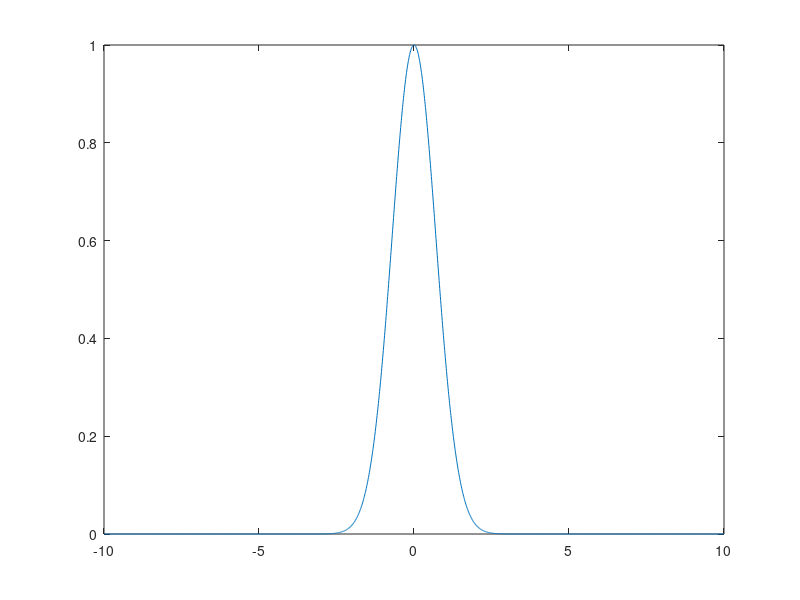
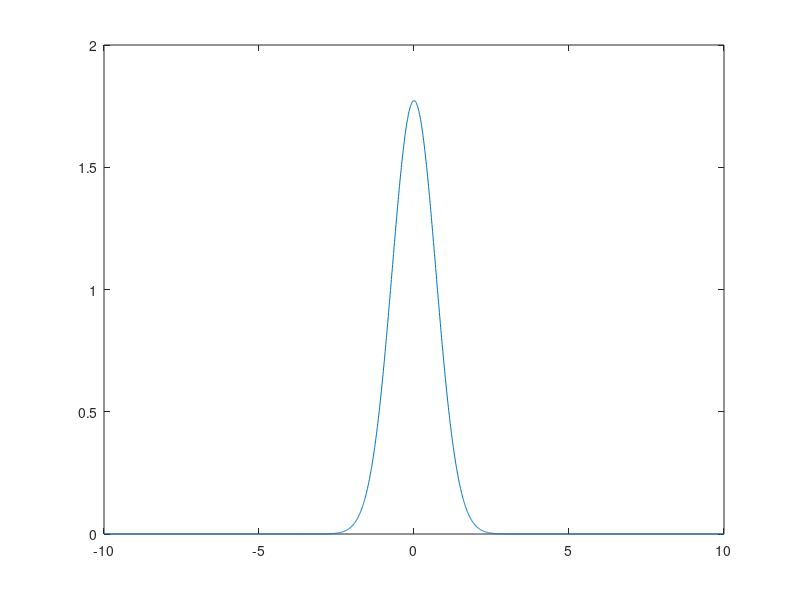
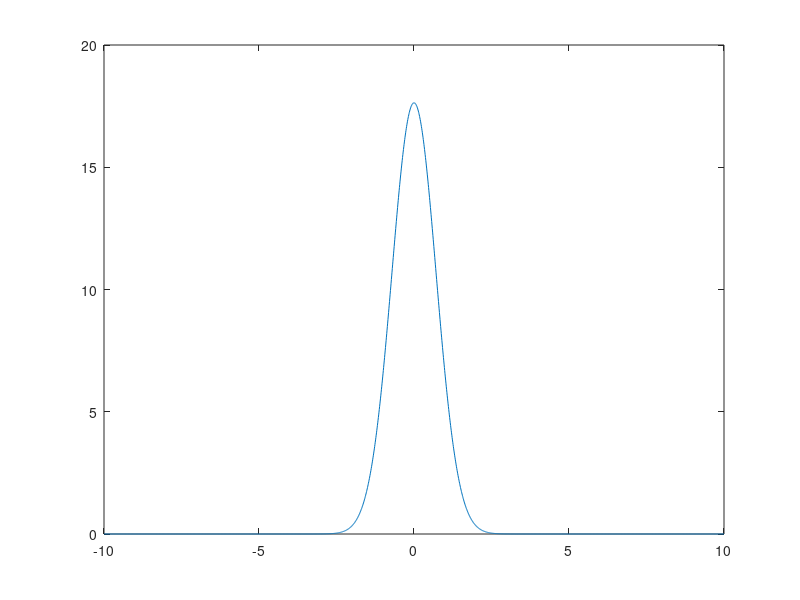
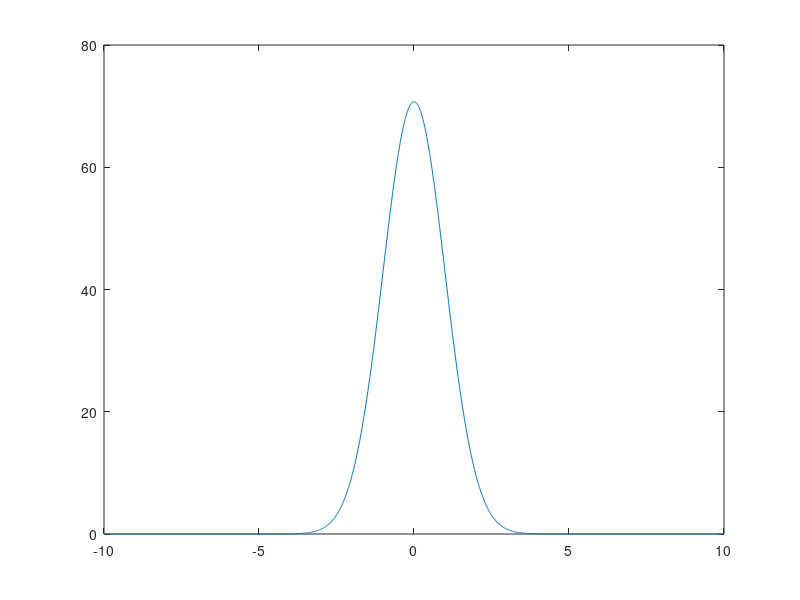

Here is the MATLAB script that generated these plots, in order:
clc
clear

t=[-10:.01:10]
x=exp(-t.^2);

figure()
plot(t,x)

s=.01
h=exp(-(t.^2)/s^2);

y=conv(x,h,'same')

figure()

plot(t,y)

s=.1
h=exp(-(t.^2)/s^2);

y=conv(x,h,'same')

figure()

plot(t,y)

s=1
h=exp(-(t.^2)/s^2)/pi^.5;

y=conv(x,h,'same')

figure()

plot(t,y)

s=10
h=exp(-(t.^2)/s^2);

y=conv(x,h,'same')

figure()

plot(t,y)
